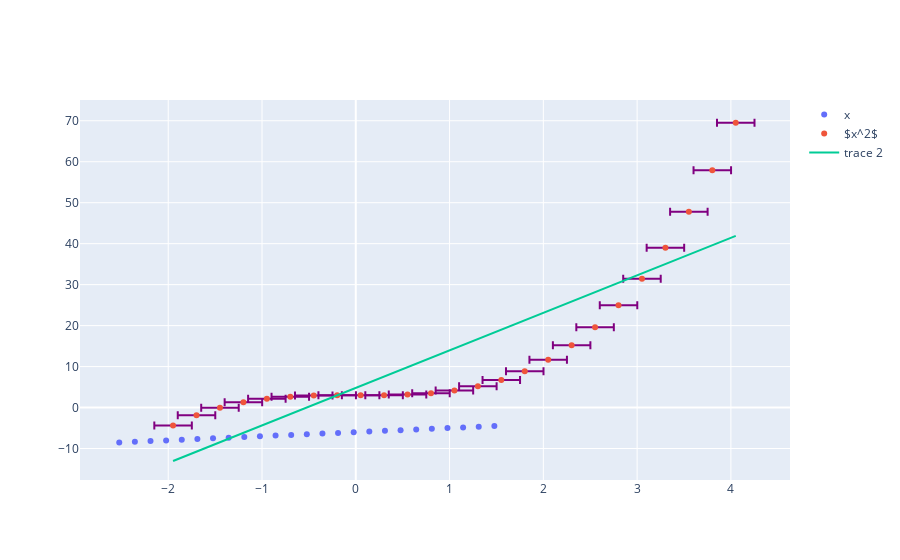

The cell this chart's notebook holds for it:
### Markdown cell above
### plotly.graph_objects
Построем то же, самое через полную версию.

### Code cell
import plotly.graph_objects as go
df["type"] = df["type"].astype(int)# необходмо, чтобы снова сделать параметр числовым чтобы можно было делать сравнение
X_1 = df[df['type']==1]['x']
X_2 = df[df['type']==2]['x']
Y_1 = df[df['type']==1]['y']
Y_2 = df[df['type']==2]['y']

z = np.polyfit(X_2, Y_2, 1)
p = np.poly1d(z)
xp = np.linspace(min(X_2), max(X_2), 50)
fig = go.Figure()
# апроксимацию смотри в выпуске про numpy
# Add traces

fig.add_trace(go.Scatter(x=X_1, y=Y_1,
                    mode='markers',
                    name='x'))
fig.add_trace(go.Scatter(x=X_2, y=Y_2,
                    mode='markers',
                    name='$x^2$',
                    error_x = dict(
                        type='constant',value=0.2,
                        color='purple')))
fig.add_trace(go.Line(x= xp, y = p(xp)))
fig.show()

### Figure 1 — Plotly figure (JSON) as saved in the notebook; plotly's stock layout.template omitted (floating-point values rounded to 4 significant figures)
{"data": [{"mode": "markers", "name": "x", "type": "scatter", "x": [-2.522, -2.356, -2.189, -2.022, -1.856, -1.689, -1.522, -1.356, -1.189, -1.022, -0.8556, -0.6889, -0.5222, -0.3556, -0.1889, -0.02222, 0.1444, 0.3111, 0.4778, 0.6444, 0.8111, 0.9778, 1.144, 1.311, 1.478], "y": [-8.522, -8.356, -8.189, -8.022, -7.856, -7.689, -7.522, -7.356, -7.189, -7.022, -6.856, -6.689, -6.522, -6.356, -6.189, -6.022, -5.856, -5.689, -5.522, -5.356, -5.189, -5.022, -4.856, -4.689, -4.522]}, {"error_x": {"color": "purple", "type": "constant", "value": 0.2}, "mode": "markers", "name": "$x^2$", "type": "scatter", "x": [-1.948, -1.698, -1.448, -1.198, -0.9482, -0.6982, -0.4482, -0.1982, 0.05175, 0.3018, 0.5518, 0.8018, 1.052, 1.302, 1.552, 1.802, 2.052, 2.302, 2.552, 2.802, 3.052, 3.302, 3.552, 3.802, 4.052], "y": [-4.395, -1.898, -0.03759, 1.28, 2.147, 2.66, 2.91, 2.992, 3.0, 3.027, 3.168, 3.515, 4.163, 5.206, 6.737, 8.849, 11.64, 15.19, 19.62, 24.99, 31.42, 38.99, 47.81, 57.95, 69.52]}, {"type": "scatter", "x": [-1.948, -1.826, -1.703, -1.581, -1.458, -1.336, -1.214, -1.091, -0.9687, -0.8462, -0.7238, -0.6013, -0.4789, -0.3564, -0.234, -0.1115, 0.01094, 0.1334, 0.2558, 0.3783, 0.5007, 0.6232, 0.7456, 0.8681, 0.9905, 1.113, 1.235, 1.358, 1.48, 1.603, 1.725, 1.848, 1.97, 2.093, 2.215, 2.337, 2.46, 2.582, 2.705, 2.827, 2.95, 3.072, 3.195, 3.317, 3.44, 3.562, 3.684, 3.807, 3.929, 4.052], "y": [-13.05, -11.93, -10.81, -9.687, -8.566, -7.444, -6.323, -5.202, -4.081, -2.96, -1.839, -0.7175, 0.4037, 1.525, 2.646, 3.767, 4.888, 6.009, 7.131, 8.252, 9.373, 10.49, 11.62, 12.74, 13.86, 14.98, 16.1, 17.22, 18.34, 19.46, 20.58, 21.71, 22.83, 23.95, 25.07, 26.19, 27.31, 28.43, 29.55, 30.67, 31.8, 32.92, 34.04, 35.16, 36.28, 37.4, 38.52, 39.64, 40.76, 41.89]}], "layout": {}}
